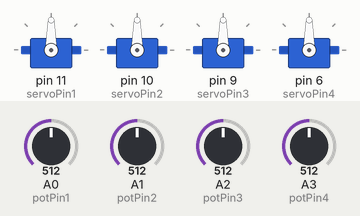
Simulated run of this sketch. Board: Arduino Uno, built with avr-gcc and run on an emulated ATmega328P. Parts: 4 × servo. The inputs (shaded band) are chosen by the test bench; at power-on: A0 (potPin1) = 512, A1 (potPin2) = 512, A2 (potPin3) = 512, A3 (potPin4) = 512.

Above: at 1.2 s.
1.3 s: A0 (potPin1) set to 716
At 2.0 s:
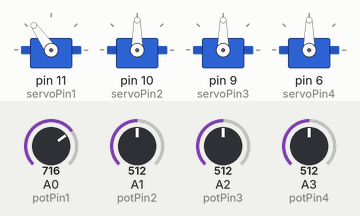
2.8 s: A1 (potPin2) set to 716
At 3.1 s:
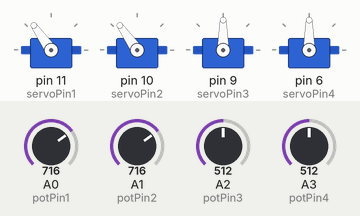
4.3 s: A2 (potPin3) set to 716
At 5.3 s:
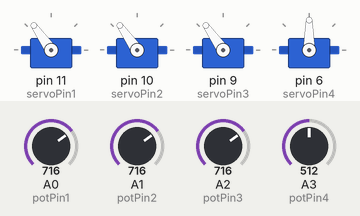
5.8 s: A3 (potPin4) set to 716
At 6.9 s:
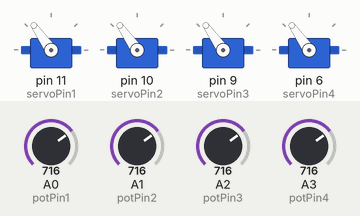
7.3 s: A0 (potPin1) set to 992
At 8.0 s:
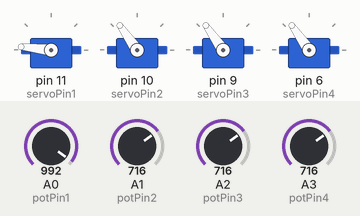
8.8 s: A1 (potPin2) set to 992
At 10.2 s:
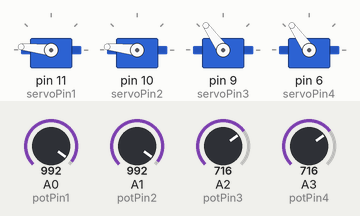
Timing chart, 0 to 11.3 s (numbered marks = the images above; inputs shaded):
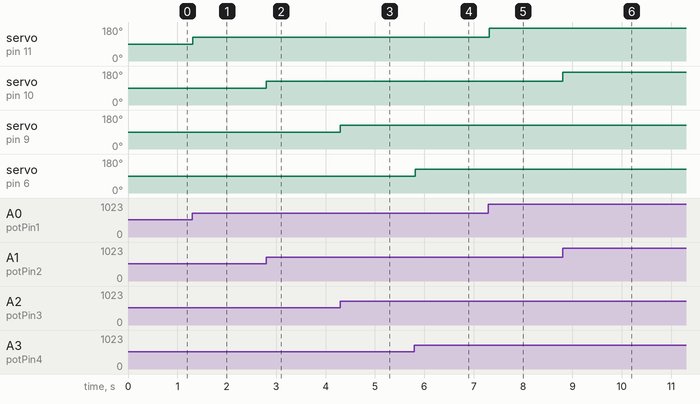

Measured:
- after the input at 1.3 s, servo on pin 11 (servoPin1): 90° → 125° at once
- after the input at 2.8 s, servo on pin 10 (servoPin2): 90° → 125° at once
- after the input at 4.3 s, servo on pin 9 (servoPin3): 90° → 125° at once
- after the input at 5.8 s, servo on pin 6 (servoPin4): 90° → 125° at once
- after the input at 7.3 s, servo on pin 11 (servoPin1): 125° → 174° at once
- after the input at 8.8 s, servo on pin 10 (servoPin2): 125° → 174° at once

The sketch:

copy_of_robot_arm1.ino
```cpp
#include <Servo.h>

// Deklarasi 4 objek Servo
Servo servo1; // Base (Dudukan bawah)
Servo servo2; // Shoulder (Bahu)
Servo servo3; // Elbow (Siku)
Servo servo4; // Gripper (Capit)

// Pin Analog untuk 4 Potensio
const int potPin1 = A0;
const int potPin2 = A1;
const int potPin3 = A2;
const int potPin4 = A3;

// Pin PWM Digital untuk Servo
const int servoPin1 = 11;
const int servoPin2 = 10;
const int servoPin3 = 9;
const int servoPin4 = 6;

void setup() {
  // Menghubungkan pin ke objek servo
  servo1.attach(servoPin1);
  servo2.attach(servoPin2);
  servo3.attach(servoPin3);
  servo4.attach(servoPin4);
}

void loop() {
  // 1. Baca nilai potensio (0 - 1023)
  int valPot1 = analogRead(potPin1);
  int valPot2 = analogRead(potPin2);
  int valPot3 = analogRead(potPin3);
  int valPot4 = analogRead(potPin4);

  // 2. Konversi nilai analog ke derajat servo (0 - 180)
  int angle1 = map(valPot1, 0, 1023, 0, 180);
  int angle2 = map(valPot2, 0, 1023, 0, 180);
  int angle3 = map(valPot3, 0, 1023, 0, 180);
  int angle4 = map(valPot4, 0, 1023, 0, 180);

  // 3. Perintahkan servo bergerak ke posisi sudut
  servo1.write(angle1);
  servo2.write(angle2);
  servo3.write(angle3);
  servo4.write(angle4);

  // Jeda singkat untuk stabilitas pergerakan
  delay(15);
}
```
